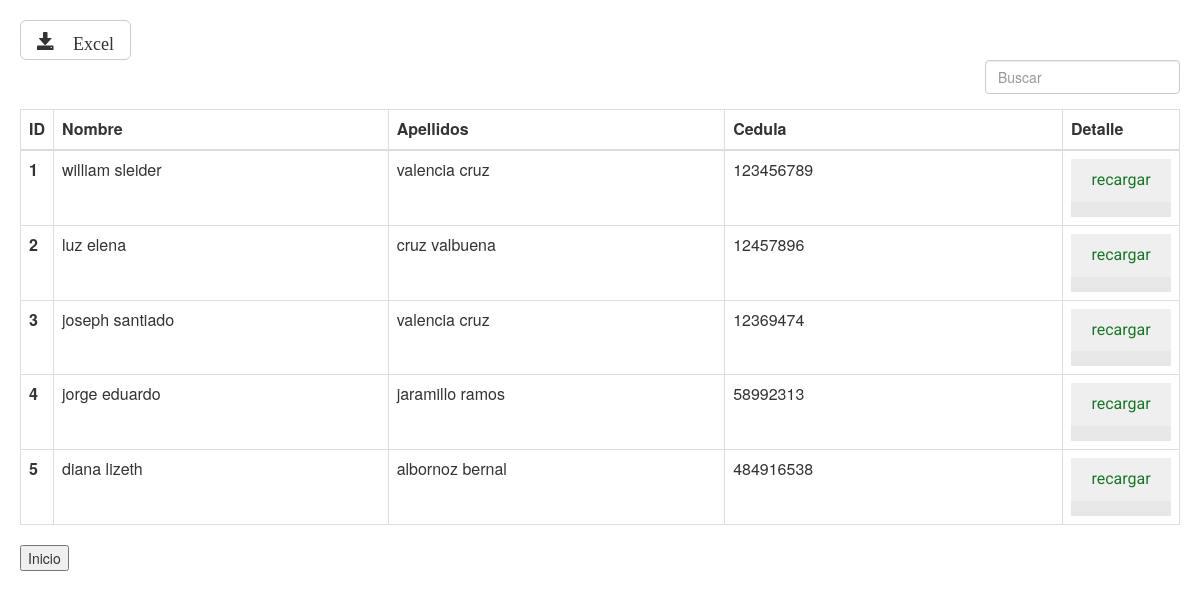
Screenshot of /prueba/usuarios/vistas/lista_usuarios.php with the database file from the repository.
### tables this page shows
CREATE TABLE `usuarios` (
  `id` int(11) NOT NULL AUTO_INCREMENT,
  `nombre` varchar(50) NOT NULL,
  `apellidos` varchar(50) NOT NULL,
  `cedula` int(11) NOT NULL,
  `saldo` int(11) NOT NULL,
  KEY `id` (`id`)
);

### prueba/usuarios/apis/usuarios.php (called while the page is built, shortened)
<?php
function listausuarios()
	{
		include '../../conexion/conn.php';
		  $conn = mysqli_connect($dbhost, $dbuser, $dbpass, $dbname);
		$sql_usuarios = "SELECT * FROM usuarios";
		if ($resul_usuarios = mysqli_query($conn, $sql_usuarios))
		{
			while ($rowUsuarios = mysqli_fetch_assoc($resul_usuarios))
			{
					$listaUsuarios[] = $rowUsuarios;
			}
		}
	return $listaUsuarios;
}
?>

### prueba/usuarios/vistas/lista_usuarios.php (the view, shortened to what this page needs)
<?php
include ("../apis/usuarios.php");
?>
<!DOCTYPE html>
<html lang="es" >
<head>
<link rel='stylesheet' href='https://maxcdn.bootstrapcdn.com/bootstrap/3.3.2/css/bootstrap.min.css'><link rel="stylesheet" href="../css/style.css">
</head>
<body>
<div>
    <button onclick="exportTableToExcel('usuarios')" class="btn btn-default btn-lg">
      <span class="glyphicon glyphicon-save"> Excel</span>
    </button>
</div>
<div class="form-group pull-right">
    <input type="text" class="search form-control" placeholder="Buscar">
</div>
<span class="counter pull-right"></span>
<table class="table table-hover table-bordered results" id="usuarios">
  <thead>
    <tr>
      <th>ID</th>
      <th class="col-md-4 col-xs-4">Nombre</th>
      <th class="col-md-4 col-xs-4">Apellidos</th>
      <th class="col-md-5 col-xs-5">Cedula</th>
      <th class="col-md-2 col-xs-2">Detalle</th>
    </tr>
  </thead>
  <tbody>
    <?php
    $listaUsuarios = listausuarios();
    for ($i=0; $i < count($listaUsuarios); $i++) {
      $id              = $listaUsuarios[$i]['id'];
      $nombre          = $listaUsuarios[$i]['nombre'];
      $apellidos       = $listaUsuarios[$i]['apellidos'];
      $cedula          = $listaUsuarios[$i]['cedula'];
    ?>
      <tr>
        <th scope="row"><?php echo $id; ?></th>
        <td><?php echo $nombre; ?></td>
        <td><?php echo $apellidos; ?></td>
        <td><?php echo $cedula; ?></td>
        <td><form action="saldo_usuario.php" method="post" style="padding-bottom: 0px;padding-left: 0px;  padding-right: 0px;width: 100px;">
           <input type="submit" value="recargar" />
          </form>
        </td>
      </tr>
    <?php
    }
    ?>
  </tbody>
</table>
<button onclick="location.href='../../index.html'">Inicio</button>
</body>
</html>

### prueba/usuarios/css/style.css (style rules this page uses)
body { padding:20px 20px; }
.counter { padding:8px; color:#ccc; }
form { padding: 100px; padding-top: 0px; max-width: 400px; background-color: #E7E7E7; margin: 0 auto; }
form input, form textarea { margin-bottom: 15px; font-family: "Roboto", sans-serif; width: 100%; padding: 10px; -webkit-box-sizing: border-box; box-sizing: border-box; border: none; color: #1B7527; font-size: 1em; resize: horizontal; }

### rows the page displays
usuarios: id "1", nombre "william sleider", apellidos "valencia cruz", cedula "123456789"
usuarios: id "2", nombre "luz elena", apellidos "cruz valbuena", cedula "12457896"
usuarios: id "3", nombre "joseph santiado", apellidos "valencia cruz", cedula "12369474"
usuarios: id "4", nombre "jorge eduardo", apellidos "jaramillo ramos", cedula "58992313"
usuarios: id "5", nombre "diana lizeth", apellidos "albornoz bernal", cedula "484916538"
